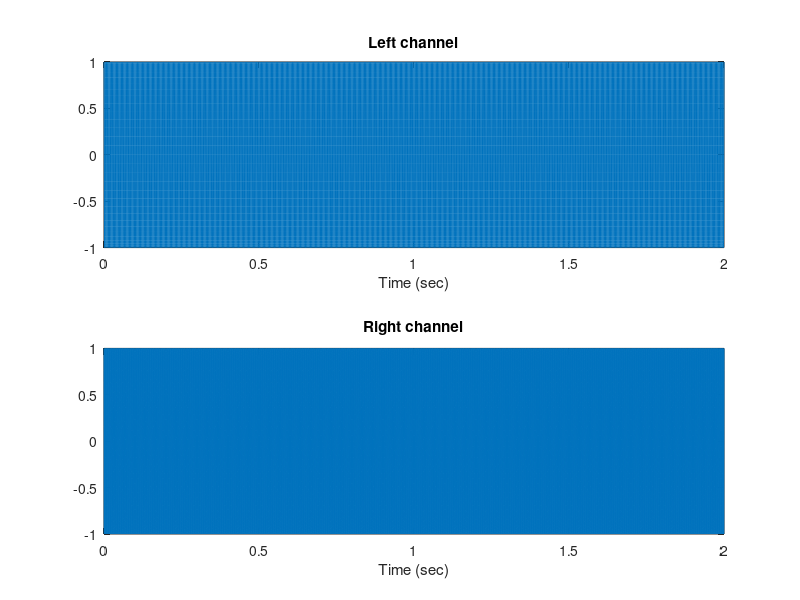

Source code (MATLAB):
fs = 16000; ts = 1/fs;
time = 0:ts:2;
xleft = cos(2*pi*250*time)';
xright = cos(2*pi*450*time)';
x = [xleft xright]
figure;
subplot(2, 1, 1); plot(time, x(:,1)); xlabel('Time (sec)'); title('Left channel');
subplot(2, 1, 2); plot(time, x(:,2)); xlabel('Time (sec)'); title('Right channel');
sound(x, fs)
